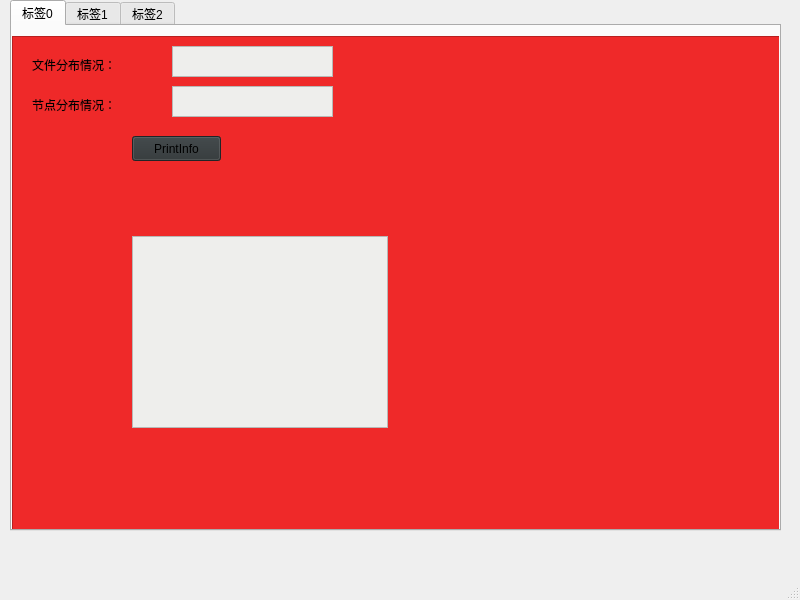
<?xml version="1.0" encoding="UTF-8"?>
<ui version="4.0">
 <class>MainWindow</class>
 <widget class="QMainWindow" name="MainWindow">
  <property name="geometry">
   <rect>
    <x>0</x>
    <y>0</y>
    <width>800</width>
    <height>600</height>
   </rect>
  </property>
  <property name="windowTitle">
   <string>MainWindow</string>
  </property>
  <widget class="QWidget" name="centralwidget">
   <widget class="QTabWidget" name="tabWidget">
    <property name="geometry">
     <rect>
      <x>10</x>
      <y>0</y>
      <width>771</width>
      <height>531</height>
     </rect>
    </property>
    <property name="currentIndex">
     <number>0</number>
    </property>
    <widget class="QWidget" name="tab0">
     <attribute name="title">
      <string>标签0</string>
     </attribute>
     <widget class="QFrame" name="frame">
      <property name="geometry">
       <rect>
        <x>0</x>
        <y>10</y>
        <width>771</width>
        <height>501</height>
       </rect>
      </property>
      <property name="styleSheet">
       <string notr="true">background-color: rgb(239, 41, 41);</string>
      </property>
      <property name="frameShape">
       <enum>QFrame::StyledPanel</enum>
      </property>
      <property name="frameShadow">
       <enum>QFrame::Raised</enum>
      </property>
      <widget class="QLabel" name="label_file_distribution">
       <property name="geometry">
        <rect>
         <x>20</x>
         <y>20</y>
         <width>101</width>
         <height>17</height>
        </rect>
       </property>
       <property name="text">
        <string>文件分布情况：</string>
       </property>
      </widget>
      <widget class="QLabel" name="label_node_distribution">
       <property name="geometry">
        <rect>
         <x>20</x>
         <y>60</y>
         <width>121</width>
         <height>17</height>
        </rect>
       </property>
       <property name="text">
        <string>节点分布情况：</string>
       </property>
      </widget>
      <widget class="QTextEdit" name="input_file_distribution">
       <property name="geometry">
        <rect>
         <x>160</x>
         <y>10</y>
         <width>161</width>
         <height>31</height>
        </rect>
       </property>
       <property name="styleSheet">
        <string notr="true">background-color: rgb(238, 238, 236);</string>
       </property>
      </widget>
      <widget class="QTextEdit" name="input_node_distribution">
       <property name="geometry">
        <rect>
         <x>160</x>
         <y>50</y>
         <width>161</width>
         <height>31</height>
        </rect>
       </property>
       <property name="styleSheet">
        <string notr="true">background-color: rgb(238, 238, 236);</string>
       </property>
      </widget>
      <widget class="QPushButton" name="print_info">
       <property name="geometry">
        <rect>
         <x>120</x>
         <y>100</y>
         <width>89</width>
         <height>25</height>
        </rect>
       </property>
       <property name="styleSheet">
        <string notr="true">background-color: rgb(46, 52, 54);</string>
       </property>
       <property name="text">
        <string>PrintInfo</string>
       </property>
      </widget>
      <widget class="QTextBrowser" name="output">
       <property name="geometry">
        <rect>
         <x>120</x>
         <y>200</y>
         <width>256</width>
         <height>192</height>
        </rect>
       </property>
       <property name="styleSheet">
        <string notr="true">background-color: rgb(238, 238, 236);</string>
       </property>
      </widget>
     </widget>
    </widget>
    <widget class="QWidget" name="tab1">
     <attribute name="title">
      <string>标签1</string>
     </attribute>
     <widget class="QFrame" name="frame_2">
      <property name="geometry">
       <rect>
        <x>0</x>
        <y>0</y>
        <width>771</width>
        <height>501</height>
       </rect>
      </property>
      <property name="styleSheet">
       <string notr="true">background-color: rgb(252, 175, 62);</string>
      </property>
      <property name="frameShape">
       <enum>QFrame::StyledPanel</enum>
      </property>
      <property name="frameShadow">
       <enum>QFrame::Raised</enum>
      </property>
     </widget>
    </widget>
    <widget class="QWidget" name="tab2">
     <attribute name="title">
      <string>标签2</string>
     </attribute>
     <widget class="QFrame" name="frame_3">
      <property name="geometry">
       <rect>
        <x>0</x>
        <y>0</y>
        <width>771</width>
        <height>501</height>
       </rect>
      </property>
      <property name="styleSheet">
       <string notr="true">background-color: rgb(138, 226, 52);</string>
      </property>
      <property name="frameShape">
       <enum>QFrame::StyledPanel</enum>
      </property>
      <property name="frameShadow">
       <enum>QFrame::Raised</enum>
      </property>
     </widget>
    </widget>
   </widget>
  </widget>
  <widget class="QStatusBar" name="statusbar"/>
 </widget>
 <resources/>
 <connections/>
</ui>
